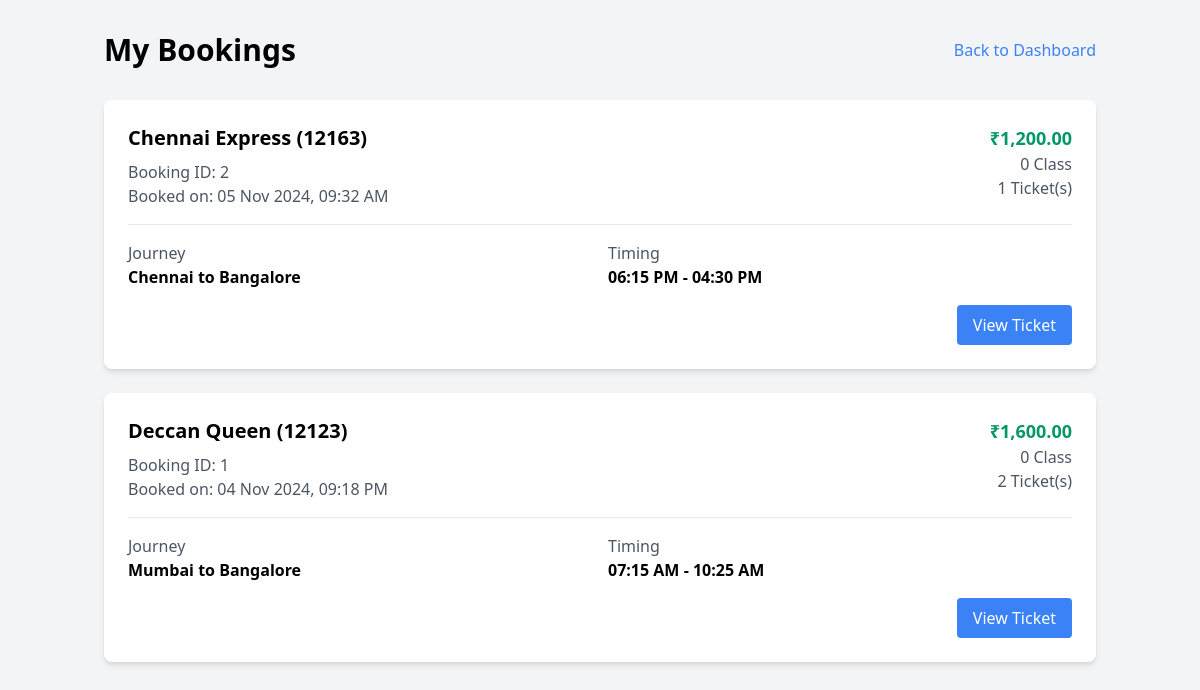
Page /my_bookings.php (signed in) on the committed database.
### tables this page shows
CREATE TABLE `bookings` (
  `id` int(11) NOT NULL,
  `user_id` int(11) NOT NULL,
  `train_id` int(11) NOT NULL,
  `ticket_category` varchar(20) NOT NULL,
  `num_tickets` int(11) NOT NULL,
  `total_amount` decimal(10,2) NOT NULL,
  `booking_date` datetime NOT NULL,
  `created_at` timestamp NOT NULL DEFAULT current_timestamp()
);

CREATE TABLE `trains` (
  `id` int(11) NOT NULL,
  `train_name` varchar(255) NOT NULL,
  `train_number` varchar(20) NOT NULL,
  `source_location` varchar(255) NOT NULL,
  `destination_location` varchar(255) NOT NULL,
  `departure_time` time NOT NULL,
  `arrival_time` time NOT NULL,
  `first_class_price` decimal(10,2) NOT NULL,
  `second_class_price` decimal(10,2) NOT NULL,
  `general_price` decimal(10,2) NOT NULL,
  `first_class_seats` int(11) NOT NULL,
  `second_class_seats` int(11) NOT NULL,
  `general_seats` int(11) NOT NULL,
  `runs_on` varchar(255) DEFAULT 'all'
);

### my_bookings.php (the view, shortened to what this page needs)
<?php
require_once 'db_connection.php';
$user_id = $_SESSION['user_id'];
$query = "
    SELECT
        b.*,
        t.train_name,
        t.train_number,
        t.source_location,
        t.destination_location,
        t.departure_time,
        t.arrival_time
    FROM bookings b
    JOIN trains t ON b.train_id = t.id
    WHERE b.user_id = ?
    ORDER BY b.booking_date DESC
";
$stmt = $conn->prepare($query);
$stmt->bind_param("i", $user_id);
$stmt->execute();
$bookings = $stmt->get_result()->fetch_all(MYSQLI_ASSOC);
?>
<!DOCTYPE html>
<html lang="en">
<head>
    <link href="https://cdn.jsdelivr.net/npm/tailwindcss@2.2.19/dist/tailwind.min.css" rel="stylesheet">
</head>
<body class="bg-gray-100">
    <div class="container mx-auto px-4 py-8">
        <div class="flex justify-between items-center mb-8">
            <h1 class="text-3xl font-bold">My Bookings</h1>
            <a href="dashboard.php" class="text-blue-500 hover:underline">Back to Dashboard</a>
        </div>
        <?php if (empty($bookings)): ?>
            <div class="bg-white p-6 rounded-lg shadow-md text-center">
                <p class="text-gray-600">No bookings found.</p>
                <a href="book_ticket.php" class="inline-block mt-4 bg-blue-500 text-white px-4 py-2 rounded-lg hover:bg-blue-600">
                    Book a Ticket
                </a>
            </div>
        <?php else: ?>
            <div class="grid gap-6">
                <?php foreach ($bookings as $booking): ?>
                    <div class="bg-white p-6 rounded-lg shadow-md">
                        <div class="grid md:grid-cols-2 gap-4 mb-4">
                            <div>
                                <h2 class="text-xl font-bold mb-2">
                                    <?php echo htmlspecialchars($booking['train_name']); ?>
                                    (<?php echo htmlspecialchars($booking['train_number']); ?>)
                                </h2>
                                <p class="text-gray-600">
                                    Booking ID: <?php echo $booking['id']; ?><br>
                                    Booked on: <?php echo date('d M Y, h:i A', strtotime($booking['booking_date'])); ?>
                                </p>
                            </div>
                            <div class="text-right">
                                <p class="text-lg font-bold text-green-600">
                                    ₹<?php echo number_format($booking['total_amount'], 2); ?>
                                </p>
                                <p class="text-gray-600">
                                    <?php echo ucfirst($booking['ticket_category']); ?> Class<br>
                                    <?php echo $booking['num_tickets']; ?> Ticket(s)
                                </p>
                            </div>
                        </div>
                        <div class="border-t pt-4">
                            <div class="grid md:grid-cols-2 gap-4">
                                <div>
                                    <p class="text-gray-600">Journey</p>
                                    <p class="font-semibold">
                                        <?php echo htmlspecialchars($booking['source_location']); ?> to
                                        <?php echo htmlspecialchars($booking['destination_location']); ?>
                                    </p>
                                </div>
                                <div>
                                    <p class="text-gray-600">Timing</p>
                                    <p class="font-semibold">
                                        <?php echo date('h:i A', strtotime($booking['departure_time'])); ?> -
                                        <?php echo date('h:i A', strtotime($booking['arrival_time'])); ?>
                                    </p>
                                </div>
                            </div>
                        </div>
                        <div class="mt-4 flex justify-end space-x-4">
                            <a href="view_ticket.php?booking_id=<?php echo $booking['id']; ?>"
                               class="inline-block bg-blue-500 text-white px-4 py-2 rounded hover:bg-blue-600">
                                View Ticket
                            </a>
                        </div>
                    </div>
                <?php endforeach; ?>
            </div>
        <?php endif; ?>
    </div>
</body>
</html>

### rows in the picture
bookings: train.train_name "Chennai Express", train.train_number "12163", id "2", booking_date "05 Nov 2024, 09:32 AM", total_amount "1,200.00", ticket_category "0", num_tickets "1", train.source_location "Chennai", train.destination_location "Bangalore", train.departure_time "06:15 PM", train.arrival_time "04:30 PM"
bookings: train.train_name "Deccan Queen", train.train_number "12123", id "1", booking_date "04 Nov 2024, 09:18 PM", total_amount "1,600.00", ticket_category "0", num_tickets "2", train.source_location "Mumbai", train.destination_location "Bangalore", train.departure_time "07:15 AM", train.arrival_time "10:25 AM"
